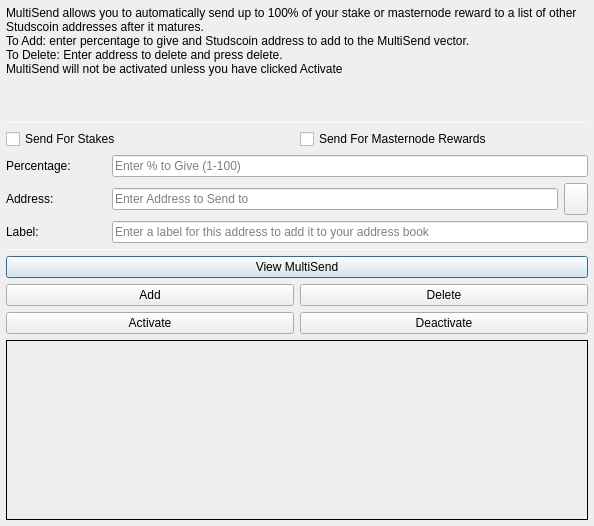
<?xml version="1.0" encoding="UTF-8"?>
<ui version="4.0">
 <class>MultiSendDialog</class>
 <widget class="QDialog" name="MultiSendDialog">
  <property name="windowModality">
   <enum>Qt::NonModal</enum>
  </property>
  <property name="geometry">
   <rect>
    <x>0</x>
    <y>0</y>
    <width>594</width>
    <height>526</height>
   </rect>
  </property>
  <property name="windowTitle">
   <string>MultiSend</string>
  </property>
  <layout class="QVBoxLayout" name="verticalLayout" stretch="0">
   <property name="leftMargin">
    <number>6</number>
   </property>
   <property name="topMargin">
    <number>6</number>
   </property>
   <property name="rightMargin">
    <number>6</number>
   </property>
   <property name="bottomMargin">
    <number>6</number>
   </property>
   <item>
    <layout class="QVBoxLayout" name="verticalLayout_Main" stretch="1,1,1,0,1,1,1">
     <item>
      <widget class="QLabel" name="label_2">
       <property name="lineWidth">
        <number>1</number>
       </property>
       <property name="text">
        <string>MultiSend allows you to automatically send up to 100% of your stake or masternode reward to a list of other Studscoin addresses after it matures.
To Add: enter percentage to give and Studscoin address to add to the MultiSend vector.
To Delete: Enter address to delete and press delete.
MultiSend will not be activated unless you have clicked Activate</string>
       </property>
       <property name="alignment">
        <set>Qt::AlignLeading|Qt::AlignLeft|Qt::AlignTop</set>
       </property>
       <property name="wordWrap">
        <bool>true</bool>
       </property>
      </widget>
     </item>
     <item>
      <widget class="Line" name="line">
       <property name="minimumSize">
        <size>
         <width>0</width>
         <height>1</height>
        </size>
       </property>
       <property name="maximumSize">
        <size>
         <width>16777215</width>
         <height>1</height>
        </size>
       </property>
       <property name="orientation">
        <enum>Qt::Horizontal</enum>
       </property>
      </widget>
     </item>
     <item>
      <layout class="QVBoxLayout" name="verticalLayout_Settings">
       <item>
        <layout class="QHBoxLayout" name="horizontalLayout">
         <item>
          <widget class="QCheckBox" name="multiSendStakeCheckBox">
           <property name="text">
            <string>Send For Stakes</string>
           </property>
          </widget>
         </item>
         <item>
          <widget class="QCheckBox" name="multiSendMasternodeCheckBox">
           <property name="text">
            <string>Send For Masternode Rewards</string>
           </property>
          </widget>
         </item>
        </layout>
       </item>
       <item>
        <layout class="QHBoxLayout" name="horizontalLayout_6">
         <item>
          <widget class="QLabel" name="label">
           <property name="minimumSize">
            <size>
             <width>100</width>
             <height>0</height>
            </size>
           </property>
           <property name="toolTip">
            <string>Percentage of stake to send</string>
           </property>
           <property name="text">
            <string>Percentage:</string>
           </property>
          </widget>
         </item>
         <item>
          <widget class="QLineEdit" name="multiSendPercentEdit">
           <property name="toolTip">
            <string>Enter whole numbers 1 - 100</string>
           </property>
           <property name="placeholderText">
            <string>Enter % to Give (1-100)</string>
           </property>
          </widget>
         </item>
        </layout>
       </item>
       <item>
        <layout class="QHBoxLayout" name="horizontalLayout_7">
         <item>
          <widget class="QLabel" name="label_5">
           <property name="minimumSize">
            <size>
             <width>100</width>
             <height>0</height>
            </size>
           </property>
           <property name="toolTip">
            <string>Address to send portion of stake to</string>
           </property>
           <property name="text">
            <string>Address:</string>
           </property>
          </widget>
         </item>
         <item>
          <widget class="QLineEdit" name="multiSendAddressEdit">
           <property name="toolTip">
            <string/>
           </property>
           <property name="placeholderText">
            <string>Enter Address to Send to</string>
           </property>
          </widget>
         </item>
         <item>
          <widget class="QToolButton" name="addressBookButton">
           <property name="maximumSize">
            <size>
             <width>16777215</width>
             <height>32</height>
            </size>
           </property>
           <property name="toolTip">
            <string>Choose an address from the address book</string>
           </property>
           <property name="text">
            <string/>
           </property>
           <property name="icon">
            <iconset resource="../studscoin.qrc">
             <normaloff>:/icons/address-book</normaloff>:/icons/address-book</iconset>
           </property>
           <property name="shortcut">
            <string>Alt+A</string>
           </property>
          </widget>
         </item>
        </layout>
       </item>
      </layout>
     </item>
     <item>
      <layout class="QHBoxLayout" name="horizontalLayout_3">
       <item>
        <widget class="QLabel" name="label_3">
         <property name="minimumSize">
          <size>
           <width>100</width>
           <height>0</height>
          </size>
         </property>
         <property name="text">
          <string>Label:</string>
         </property>
        </widget>
       </item>
       <item>
        <widget class="QLineEdit" name="labelAddressLabelEdit">
         <property name="placeholderText">
          <string>Enter a label for this address to add it to your address book</string>
         </property>
        </widget>
       </item>
      </layout>
     </item>
     <item>
      <widget class="Line" name="line_2">
       <property name="minimumSize">
        <size>
         <width>0</width>
         <height>1</height>
        </size>
       </property>
       <property name="maximumSize">
        <size>
         <width>16777215</width>
         <height>1</height>
        </size>
       </property>
       <property name="orientation">
        <enum>Qt::Horizontal</enum>
       </property>
      </widget>
     </item>
     <item>
      <layout class="QVBoxLayout" name="verticalLayout_Buttons">
       <item>
        <layout class="QHBoxLayout" name="horizontalLayout_4">
         <item>
          <widget class="QPushButton" name="viewButton">
           <property name="toolTip">
            <string/>
           </property>
           <property name="statusTip">
            <string>View MultiSend Vector</string>
           </property>
           <property name="text">
            <string>View MultiSend</string>
           </property>
          </widget>
         </item>
        </layout>
       </item>
       <item>
        <layout class="QHBoxLayout" name="horizontalLayout_2">
         <item>
          <widget class="QPushButton" name="addButton">
           <property name="toolTip">
            <string/>
           </property>
           <property name="statusTip">
            <string>Add to MultiSend Vector</string>
           </property>
           <property name="text">
            <string>Add</string>
           </property>
          </widget>
         </item>
         <item>
          <widget class="QPushButton" name="deleteButton">
           <property name="toolTip">
            <string/>
           </property>
           <property name="statusTip">
            <string>Delete Address From MultiSend Vector</string>
           </property>
           <property name="text">
            <string>Delete</string>
           </property>
          </widget>
         </item>
        </layout>
       </item>
       <item>
        <layout class="QHBoxLayout" name="horizontalLayout_5">
         <item>
          <widget class="QPushButton" name="activateButton">
           <property name="statusTip">
            <string>Activate MultiSend</string>
           </property>
           <property name="text">
            <string>Activate</string>
           </property>
          </widget>
         </item>
         <item>
          <widget class="QPushButton" name="disableButton">
           <property name="statusTip">
            <string>Deactivate MultiSend</string>
           </property>
           <property name="text">
            <string>Deactivate</string>
           </property>
          </widget>
         </item>
        </layout>
       </item>
      </layout>
     </item>
     <item>
      <widget class="QLabel" name="message">
       <property name="minimumSize">
        <size>
         <width>0</width>
         <height>180</height>
        </size>
       </property>
       <property name="frameShape">
        <enum>QFrame::Panel</enum>
       </property>
       <property name="frameShadow">
        <enum>QFrame::Plain</enum>
       </property>
       <property name="lineWidth">
        <number>1</number>
       </property>
       <property name="midLineWidth">
        <number>1</number>
       </property>
       <property name="text">
        <string/>
       </property>
       <property name="alignment">
        <set>Qt::AlignLeading|Qt::AlignLeft|Qt::AlignTop</set>
       </property>
       <property name="wordWrap">
        <bool>true</bool>
       </property>
      </widget>
     </item>
    </layout>
   </item>
  </layout>
 </widget>
 <resources>
  <include location="../studscoin.qrc"/>
 </resources>
 <connections/>
</ui>
